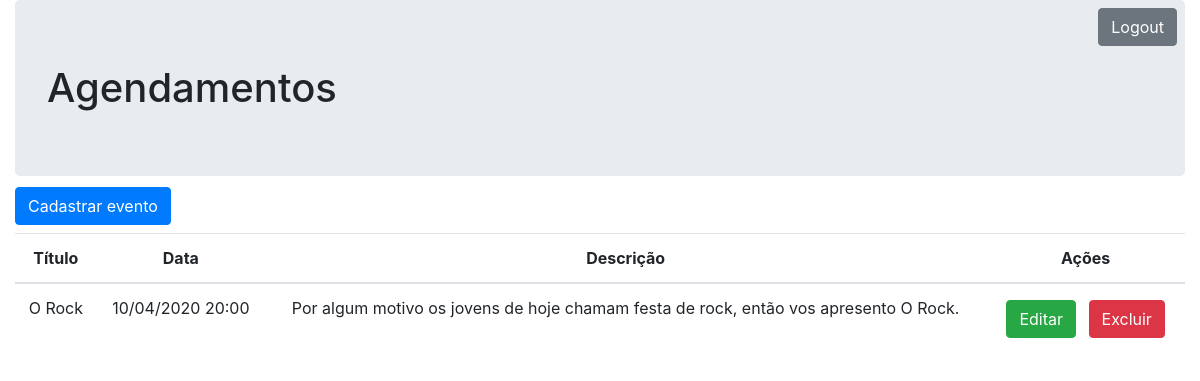
/agenda/ (signed in), run on an earlier commit of the app's database.
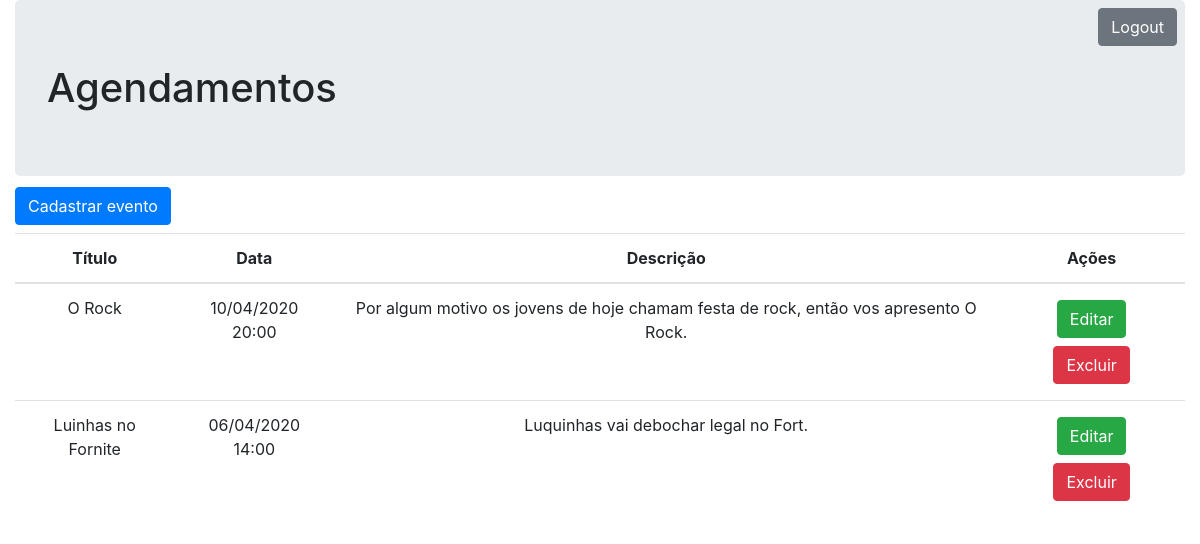
And on a later commit of the database.
### core/models.py (models this page shows, shortened)
class Evento (models.Model):
    titulo = models.CharField(max_length=100)
    descricao = models.TextField(blank=True, null=True)
    data_evento = models.DateTimeField(verbose_name='Data do Evento')
    data_criacao = models.DateTimeField(auto_now=True, verbose_name='Data de Criação')
    local = models.CharField(max_length=100, blank=True, null=True)
    usuario = models.ForeignKey(User, on_delete=models.CASCADE)
    class Meta:
        db_table = 'evento'
    def get_data_evento(self):
        return self.data_evento.strftime('%d/%m/%Y %H:%M')
    def get_evento_atrasado(self):
        if datetime.now() > self.data_evento:
            return True
        else:
            return False

### core/views.py (the view)
# urls.py: path('agenda/', views.lista_eventos),
@login_required(login_url='/login/')
def lista_eventos(request):
    usuario = request.user
    eventos = Evento.objects.filter(usuario=usuario).order_by('-data_evento')
    response = {'eventos':eventos}
    return render(request, 'agenda.html', response)

### templates/agenda.html
{% extends "model-page.html" %}
{% block content %}
    <div class="container-fluid">
        <a href="/logout" class="btn btn-secondary float-right m-2">Logout</a>
        <h1 class="jumbotron">Agendamentos</h1>
        <a href="evento/" class="btn btn-primary mb-2 mt-n4">Cadastrar evento</a>
        <table class="table">
          <thead>
            <tr class="text-center">
              <th scope="col">Título</th>
              <th scope="col">Data</th>
              <th scope="col">Descrição</th>
              <th scope="col">Ações</th>
            </tr>
          </thead>
          <tbody>
            {% for evento in eventos %}
                <tr class="text-center">
                    <td {% if evento.get_evento_atrasado %} class="text-danger font-weight-bold" {% endif %}>{{evento.titulo}}</td>
                    <td {% if evento.get_evento_atrasado %} class="text-danger font-weight-bold" {% endif %}>{{evento.get_data_evento}}</td>
                    <td>{{evento.descricao}}</td>
                    <td>
                        <a href="evento/?id={{ evento.id }}" class="btn btn-success m-1 fonte-branca">Editar</a>
                        <a href="evento/delete/{{ evento.id }}" class="btn btn-danger m-1 fonte-branca">Excluir</a>
                    </td>
                </tr>
            {% endfor %}
          </tbody>
        </table>
    </div>
{% endblock %}

What changed in the data, as far as the page shows it:
added Evento: titulo "Luinhas no Fornite", get_data_evento "06/04/2020 14:00", descricao "Luquinhas vai debochar legal no Fort."
